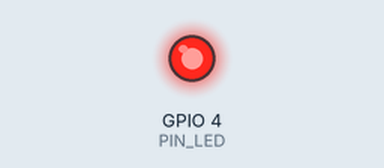
Bench run of a sketch on a simulated ESP32. Shown: output pins drawn as LEDs (lit = HIGH).

Above: at 0.7 s.
At 4.4 s:
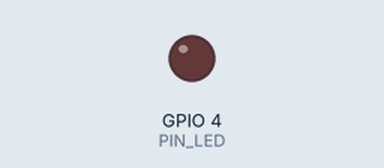
Timing chart, 0 to 6.5 s (numbered marks = the images above):
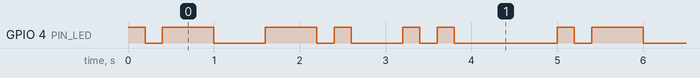

The sketch:

sketch.ino
```cpp
// Praktik 3: pola kedip "namamu" dengan kode Morse
// Rangkaian sama dengan Kemenangan Cepat (LED merah di D4)

const int PIN_LED = 4;

const int PENDEK = 200;        // lama kedip pendek (titik), dalam milidetik
const int PANJANG = 600;       // lama kedip panjang (garis)
const int JEDA_KEDIP = 200;    // jeda singkat antara dua kedip
const int JEDA_HURUF = 400;    // jeda antara dua huruf
const int JEDA_ULANG = 1000;   // jeda panjang sebelum pola diulang

// Fungsi kecil = "resep" yang bisa dipanggil berkali-kali
void kedip(int lamaNyala) {
  digitalWrite(PIN_LED, HIGH);
  delay(lamaNyala);           // nyala selama lamaNyala milidetik
  digitalWrite(PIN_LED, LOW);
  delay(JEDA_KEDIP);          // padam sebentar sebelum kedip berikutnya
}

void setup() {
  pinMode(PIN_LED, OUTPUT);
}

void loop() {
  // Contoh pola untuk nama "ANI" (A = · —, N = — ·, I = · ·)
  // Satu huruf = satu baris kedip(...) + satu baris delay(JEDA_HURUF)
  // Ganti dengan huruf-huruf namamu (tabel Morse ada di materi modul)
  kedip(PENDEK); kedip(PANJANG);   // A
  delay(JEDA_HURUF);
  kedip(PANJANG); kedip(PENDEK);   // N
  delay(JEDA_HURUF);
  kedip(PENDEK); kedip(PENDEK);    // I
  delay(JEDA_ULANG);               // jeda panjang, lalu ulang dari awal
}
```

Measured:
- by itself, GPIO 4 (PIN_LED): repeats every 5.0 s: LOW 0.20 s, HIGH 0.60 s, LOW 0.60 s, HIGH 0.60 s, LOW 0.20 s, HIGH 0.20 s, LOW 0.60 s, HIGH 0.20 s, LOW 0.20 s, HIGH 0.20 s, LOW 1.2 s, HIGH 0.20 s
- by itself, everything shown: repeats every 5.0 s, in 12 steps
